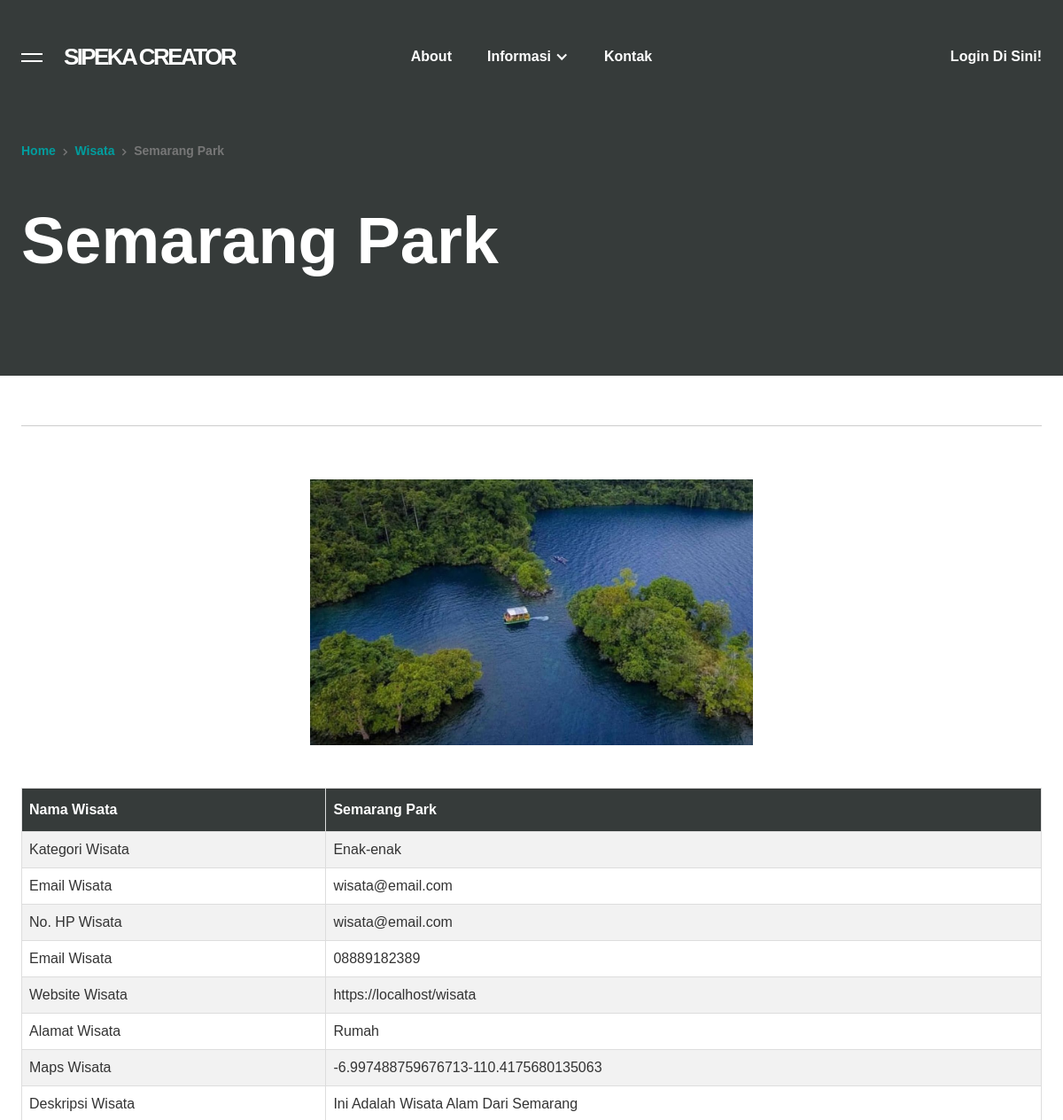
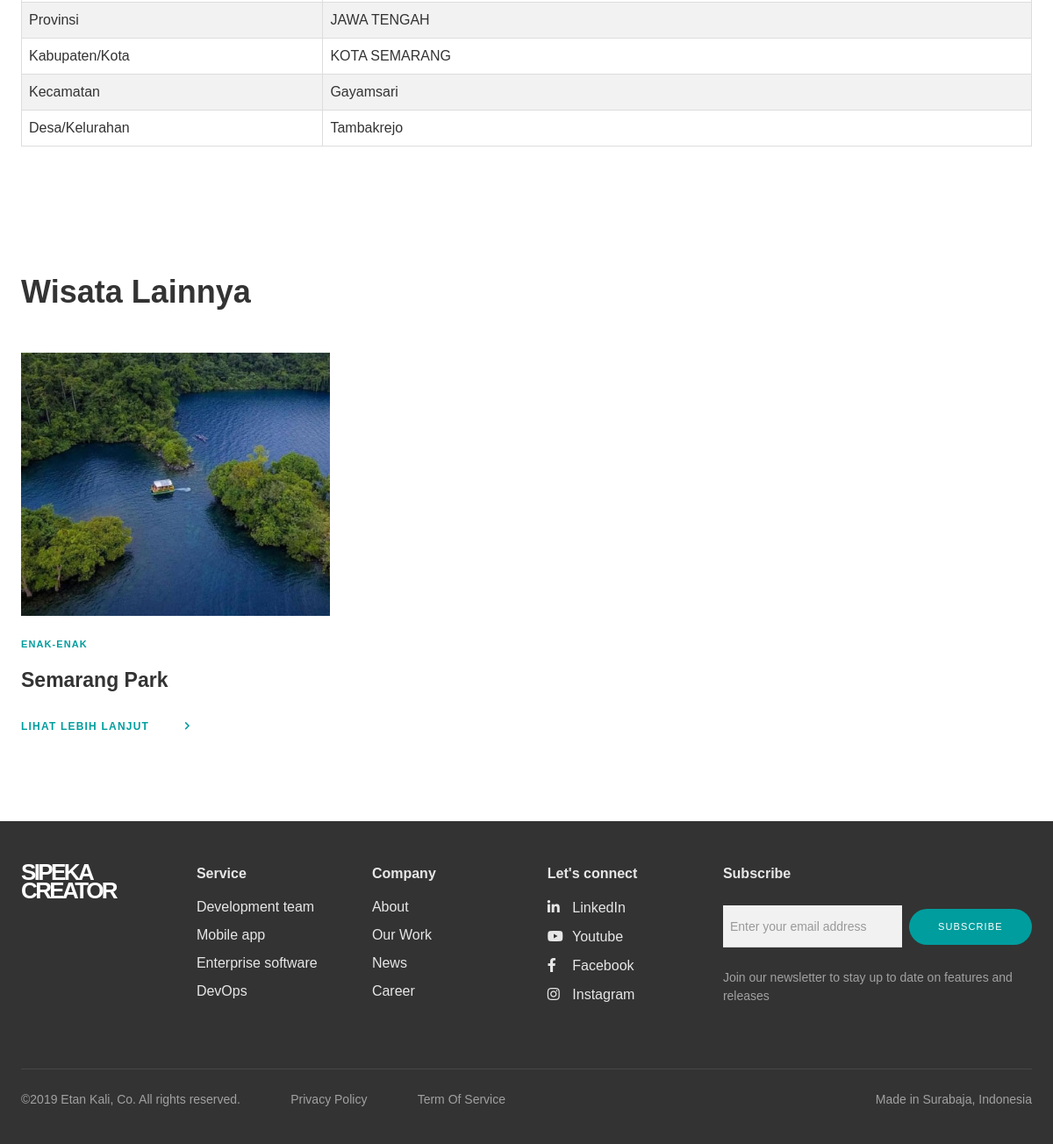
Screenshot of /daftar-wisata/Semarang-Park with the database file from the repository (2 pictures, top to bottom).
### tables this page shows
CREATE TABLE `wisata` (
  `id_wisata` int(11) NOT NULL,
  `nama_wisata` varchar(255) DEFAULT NULL,
  `email_wisata` varchar(255) DEFAULT NULL,
  `no_hp_wisata` varchar(255) DEFAULT NULL,
  `website_wisata` varchar(255) DEFAULT NULL,
  `alamat_wisata` text DEFAULT NULL,
  `latitude` varchar(255) DEFAULT NULL,
  `longitude` varchar(255) NOT NULL,
  `id_kategori_wisata` int(11) DEFAULT NULL,
  `deskripsi_wisata` text DEFAULT NULL,
  `img` text DEFAULT NULL,
  `id_provinsi` char(2) DEFAULT NULL,
  `id_kota_kab` char(5) DEFAULT NULL,
  `id_kecamatan` char(8) DEFAULT NULL,
  `id_desa_kelurahan` char(13) DEFAULT NULL,
  `slug` text NOT NULL
);

CREATE TABLE `kategori_wisata` (
  `id_kategori_wisata` int(11) NOT NULL,
  `kategori_wisata` varchar(255) NOT NULL
);

### application/controllers/guest/Wisata.php (called while the page is built, shortened)
<?php
class Wisata extends CI_Controller {
	public function __construct(){
		$this->load->model('guest/Wisata_model', 'wisata_model');
		$this->load->library('pagination');
	}
	public function show($slug){
		$data['title'] = 'wisata';
		$data['wisata'] = $this->wisata_model->show($slug);
		$data['latest'] = $this->wisata_model->latest(3);
		if(empty($data['wisata'])){
			echo "string";
		} else {
			$this->load->view('template/guest/header', $data);
			$this->load->view('guest/wisata-single', $data);
			$this->load->view('template/guest/footer');
		}
	}
}

### index.php (called while the page is built, shortened)
<?php
require_once BASEPATH.'core/CodeIgniter.php';

### application/models/guest/Wisata_model.php (called while the page is built, shortened)
<?php
class Wisata_model extends CI_Model {
	private $table = 'wisata';
	public function show($slug){
		return $this->db->select('*')->from($this->table)->where('slug', $slug)
		->join('kategori_wisata', 'kategori_wisata.id_kategori_wisata = wisata.id_kategori_wisata')
		->join('reg_provinces', 'reg_provinces.id = wisata.id_provinsi')
		->join('reg_regencies', 'reg_regencies.id = wisata.id_kota_kab')
		->join('reg_districts', 'reg_districts.id = wisata.id_kecamatan')
		->join('reg_villages', 'reg_villages.id = wisata.id_desa_kelurahan')
		->select('wisata.*, kategori_wisata.kategori_wisata, reg_provinces.name as nama_provinsi, reg_regencies.name as nama_kota_kab, reg_districts.name as nama_kecamatan, reg_villages.name as nama_desa_kelurahan')
		->get()->result_array();
	}
	public function latest($limit){
		return $this->db->select('*')->from($this->table)->order_by('id_wisata', 'DESC')->join('kategori_wisata', 'kategori_wisata.id_kategori_wisata = wisata.id_kategori_wisata')->limit($limit)->get()->result_array();
	}
}

### application/views/guest/wisata-single.php (the view, shortened to what this page needs)
<div class="section is-header position-relative overflow-hidden">
  <div class="container position-relative">
    <div class="col lg-12">
      <div class="breadcrumb margin-bottom-double"><a href="<?= base_url() ?>">Home</a><span class="fa margin-left-small margin-right-small is-xsmall"></span><a href="<?= base_url('daftar-wisata') ?>">Wisata</a><span class="fa margin-left-small margin-right-small is-xsmall"></span><?= $wisata[0]['nama_wisata'] ?></div>
      <h1 class="heading-beta on-dark"><?= $wisata[0]['nama_wisata'] ?></h1>
    </div>
  </div>
  <div class="container flex-horizontal margin-bottom-double position-relative zindex5 on-dark">
    <div class="col lg-6 md-12">
    </div>
    <div class="col lg-2 no-margin-bottom"></div>
    <div class="col lg-4 md-12 md-order-last"></div>
    <div class="single-post-header-bg"></div>
  </div>
  <div class="container">
    <div class="col lg-12">
      <div class="c-article__date-divider"></div>
    </div>
  </div>
  <div class="container">
    <div class="col lg-12 md-12">
      <div class="rich-text w-richtext">
        <div class="margin-bottom-double">
          <img src="<?= $wisata[0]['img'] ?>" class="img-news img-center">
        </div>
        <table class="table">
          <tr>
            <th>Nama Wisata</th>
            <th><?= $wisata[0]['nama_wisata'] ?></th>
          </tr>
          <tr>
            <td>Kategori Wisata</td>
            <td><?= $wisata[0]['kategori_wisata'] ?></td>
          </tr>
          <tr>
            <td>Email Wisata</td>
            <td><?= $wisata[0]['email_wisata'] ?></td>
          </tr>
          <tr>
            <td>No. HP Wisata</td>
            <td><?= $wisata[0]['email_wisata'] ?></td>
          </tr>
          <tr>
            <td>Email Wisata</td>
            <td><?= $wisata[0]['no_hp_wisata'] ?></td>
          </tr>
          <tr>
            <td>Website Wisata</td>
            <td><?= $wisata[0]['website_wisata'] ?></td>
          </tr>
          <tr>
            <td>Alamat Wisata</td>
            <td><?= $wisata[0]['alamat_wisata'] ?></td>
          </tr>
          <tr>
            <td>Maps Wisata</td>
            <td><?= $wisata[0]['latitude'] . '-' . $wisata[0]['longitude'] ?></td>
          </tr>
          <tr>
            <td>Deskripsi Wisata</td>
            <td><?= $wisata[0]['deskripsi_wisata'] ?></td>
          </tr>
          <tr>
            <td>Provinsi</td>
            <td><?= $wisata[0]['nama_provinsi'] ?></td>
          </tr>
          <tr>
            <td>Kabupaten/Kota</td>
            <td><?= $wisata[0]['nama_kota_kab'] ?></td>
          </tr>
          <tr>
            <td>Kecamatan</td>
            <td><?= $wisata[0]['nama_kecamatan'] ?></td>
          </tr>
          <tr>
            <td>Desa/Kelurahan</td>
            <td><?= $wisata[0]['nama_desa_kelurahan'] ?></td>
          </tr>
        </table>
      </div>
    </div>
  </div>
</div>
<div class="section">
  <div class="container">
    <div class="col lg-12">
      <div class="size-h2">Wisata Lainnya</div>
    </div>
  </div>
  <div class="container flex-horizontal">
    <?php foreach($latest as $key => $value){ ?>
      <div class="col lg-4 md-12"><img src="<?= $value['img'] ?>" alt="" class="margin-bottom img-news">
        <div class="c-gridpost__category"><a href="#"><?= $value['kategori_wisata'] ?></a></div>
        <h3 class="margin-bottom-small"><?= $value['nama_wisata'] ?></h3>
        <a href="<?= base_url('daftar-wisata/').$value['slug'] ?>" class="cta-link"><span class="margin-right">Lihat Lebih Lanjut</span> <span class="fa c-cta1__arrow-normal"></span></a></div>
      <?php } ?>
    </div>
  </div>

### assets_guest/css/webflow.css (style rules this page uses)
* { -webkit-box-sizing: border-box; -moz-box-sizing: border-box; box-sizing: border-box; }
html { height: 100%; }
body { margin: 0; min-height: 100%; background-color: #fff; font-family: Arial, sans-serif; font-size: 14px; line-height: 20px; color: #333; }
img { max-width: 100%; vertical-align: middle; display: inline-block; }
h1, h2, h3, h4, h5, h6 { font-weight: bold; margin-bottom: 10px; }
h1 { font-size: 38px; line-height: 44px; margin-top: 20px; }
h3 { font-size: 24px; line-height: 30px; margin-top: 20px; }
.w-richtext:before, .w-richtext:after { content: " "; display: table; grid-column-start: 1; grid-row-start: 1; grid-column-end: 2; grid-row-end: 2; }
.w-richtext:after { clear: both; }

### application/views/template/guest/header.php (style rules this page uses)
.img-news { object-fit: cover !important; width: 500px !important; height: 300px; }
.img-center { display: block; margin-left: auto; margin-right: auto; }
.table { font-family: Arial, Helvetica, sans-serif; border-collapse: collapse; width: 100%; }
.table td, .table th { border: 1px solid #ddd; padding: 8px; }
.table tr:nth-child(even) { background-color: #f2f2f2; }
.table th { padding-top: 12px; padding-bottom: 12px; text-align: left; background-color: #363B3A; color: white; }

### rows the page displays
wisata: img (picture), id_kategori_wisata.kategori_wisata "ENAK-ENAK", nama_wisata "Semarang Park"

### other values shown
$wisata[0]['nama_wisata'] "Semarang Park"
$wisata[0]['kategori_wisata'] "Enak-enak"
$wisata[0]['email_wisata'] "wisata@email.com"
$wisata[0]['no_hp_wisata'] "08889182389"
$wisata[0]['website_wisata'] "https://localhost/wisata"
$wisata[0]['alamat_wisata'] "Rumah"
$wisata[0]['latitude'] "-6.997488759676713"
$wisata[0]['longitude'] "110.4175680135063"
$wisata[0]['deskripsi_wisata'] "Ini Adalah Wisata Alam Dari Semarang"
$wisata[0]['nama_provinsi'] "JAWA TENGAH"
$wisata[0]['nama_kota_kab'] "KOTA SEMARANG"
$wisata[0]['nama_kecamatan'] "Gayamsari"
$wisata[0]['nama_desa_kelurahan'] "Tambakrejo"
